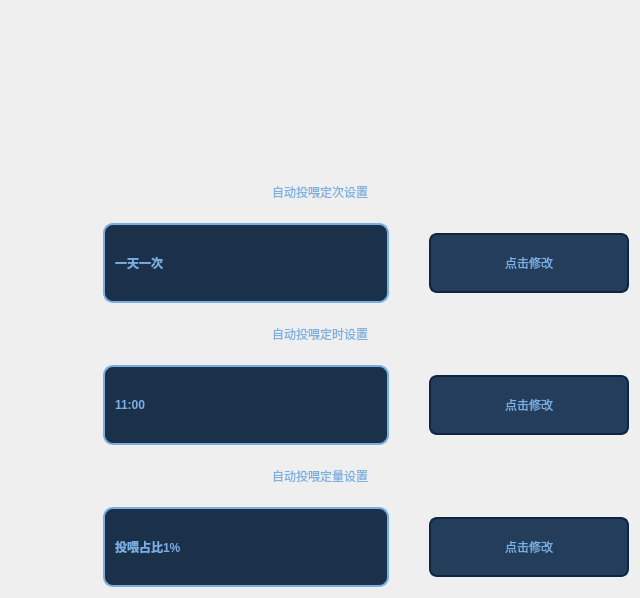
                         <widget class="QWidget" name="TWKZrightWidget" native="true">
                          <layout class="QVBoxLayout" name="verticalLayout_16">
                           <item>
                            <widget class="QWidget" name="widget_7" native="true">
                             <property name="minimumSize">
                              <size>
                               <width>0</width>
                               <height>150</height>
                              </size>
                             </property>
                             <property name="maximumSize">
                              <size>
                               <width>16777215</width>
                               <height>150</height>
                              </size>
                             </property>
                             <layout class="QHBoxLayout" name="horizontalLayout_16">
                              <property name="spacing">
                               <number>0</number>
                              </property>
                              <property name="leftMargin">
                               <number>0</number>
                              </property>
                              <property name="topMargin">
                               <number>30</number>
                              </property>
                              <property name="rightMargin">
                               <number>0</number>
                              </property>
                              <property name="bottomMargin">
                               <number>0</number>
                              </property>
                              <item>
                               <spacer name="horizontalSpacer_30">
                                <property name="orientation">
                                 <enum>Qt::Horizontal</enum>
                                </property>
                                <property name="sizeHint" stdset="0">
                                 <size>
                                  <width>159</width>
                                  <height>20</height>
                                 </size>
                                </property>
                               </spacer>
                              </item>
                              <item>
                               <widget class="SlideButtonLib" name="btn_FeedingAuto" native="true">
                                <property name="minimumSize">
                                 <size>
                                  <width>300</width>
                                  <height>100</height>
                                 </size>
                                </property>
                                <property name="maximumSize">
                                 <size>
                                  <width>300</width>
                                  <height>100</height>
                                 </size>
                                </property>
                                <property name="styleSheet">
                                 <string notr="true">#btn_FeedingAuto
{
color: rgb(122, 175, 227);
font-weight:bold;
}</string>
                                </property>
                               </widget>
                              </item>
                              <item>
                               <spacer name="horizontalSpacer_29">
                                <property name="orientation">
                                 <enum>Qt::Horizontal</enum>
                                </property>
                                <property name="sizeHint" stdset="0">
                                 <size>
                                  <width>159</width>
                                  <height>20</height>
                                 </size>
                                </property>
                               </spacer>
                              </item>
                             </layout>
                            </widget>
                           </item>
                           <item>
                            <widget class="QLabel" name="label_18">
                             <property name="minimumSize">
                              <size>
                               <width>0</width>
                               <height>50</height>
                              </size>
                             </property>
                             <property name="styleSheet">
                              <string notr="true">font: 18pt &quot;楷体&quot;;
color: rgb(122, 175, 227);</string>
                             </property>
                             <property name="text">
                              <string>自动投喂定次设置</string>
                             </property>
                             <property name="alignment">
                              <set>Qt::AlignCenter</set>
                             </property>
                            </widget>
                           </item>
                           <item>
                            <widget class="QWidget" name="widget_27" native="true">
                             <layout class="QHBoxLayout" name="horizontalLayout_39">
                              <property name="spacing">
                               <number>0</number>
                              </property>
                              <property name="leftMargin">
                               <number>0</number>
                              </property>
                              <property name="topMargin">
                               <number>0</number>
                              </property>
                              <property name="rightMargin">
                               <number>0</number>
                              </property>
                              <property name="bottomMargin">
                               <number>0</number>
                              </property>
                              <item>
                               <spacer name="horizontalSpacer_67">
                                <property name="orientation">
                                 <enum>Qt::Horizontal</enum>
                                </property>
                                <property name="sizeHint" stdset="0">
                                 <size>
                                  <width>40</width>
                                  <height>20</height>
                                 </size>
                                </property>
                               </spacer>
                              </item>
                              <item>
                               <widget class="QComboBox" name="feedingNumBox">
                                <property name="minimumSize">
                                 <size>
                                  <width>286</width>
                                  <height>80</height>
                                 </size>
                                </property>
                                <property name="maximumSize">
                                 <size>
                                  <width>500</width>
                                  <height>80</height>
                                 </size>
                                </property>
                                <property name="layoutDirection">
                                 <enum>Qt::LeftToRight</enum>
                                </property>
                                <property name="styleSheet">
                                 <string notr="true">/*QCombobox主体*/
QComboBox {
	font: 30pt &quot;楷体&quot;;
	font-weight:bold;
	color: rgb(122, 175, 227);
    border: 2px solid rgb(122,175,227);/*设置线宽*/
	background-color: rgb(27, 49, 73);/*背景颜色*/
    border-radius: 10px;/*圆角*/
    padding: 1px 2px 1px 2px;  /*针对于组合框中的文本内容*/
	text-align:bottom;
    min-width: 9em;   /*# 组合框的最小宽度*/
    /*min-height: 5em;*/
	border-style:solid;/*边框为实线型*/
	border-width:2px;/*边框宽度*/
	border-color:rgb(122,175,227);/*边框颜色*/
	padding-left: 10px;/*左侧边距*/
}
/*QCombobox右侧按钮*/
QComboBox::drop-down {
    subcontrol-origin: padding;
    subcontrol-position: top right;/*放于右方顶部*/
    width: 50px;/*设置按钮范围宽度*/
    border-top-right-radius: 3px;/*设置边框圆角*/
    border-bottom-right-radius: 3px;
/*padding-right: 50px;*/
}
/*QCombobox右侧按钮的箭头图标*/
QComboBox::down-arrow {
	border-image: url(:/ptr/downJT.png);/*自定义图片填充*/
	width: 18px;/*设置该图标的宽高*/
	height: 18px;
}
/*QCombobox右侧按钮的箭头图标*/
QComboBox::down-arrow::on {
	border-image: url(:/ptr/upJT.png);/*自定义图片填充*/
	width: 18px;/*设置该图标的宽高*/
	height: 18px;
}


/* 下拉后，整个下拉窗体样式 */
QComboBox QAbstractItemView {
	font: 13pt &quot;楷体&quot;;
    border: 2px solid rgb(202, 221, 245);/*边框宽度、线形、颜色*/
	/*背景颜色*/
	background-color: rgba(36, 61, 91,0.8);
    border-radius: 10px;/*圆角*/
    padding: 1px 2px 1px 2px;  /*针对于组合框中的文本内容*/
    min-width: 12em;   /*# 组合框的最小宽度*/
}

/* 下拉后，整个下拉窗体每项的样式 */
QComboBox QAbstractItemView::item {
	font: 13pt &quot;楷体&quot;;
	color: rgb(122, 175, 227);
	border-radius: 10px;/*圆角*/
    height: 30px;   /* 项的高度（设置pComboBox-&gt;setView(new QListView());后，该项才起作用） */
	background-color: rgba(36, 61, 91,0.3);

}

/*以下部分不知为何不生效，有待调试*/
/* 下拉后，整个下拉窗体越过每项的样式 */
QComboBox QAbstractItemView::item:hover {
    color: #FFFFF0;
	font: 13pt &quot;楷体&quot;;
	color: rgb(122, 175, 227);
       /* 整个下拉窗体越过每项的背景色 */
	background-color: rgb(98, 0, 255);
}

/* 下拉后，整个下拉窗体被选择的每项的样式 */
QComboBox QAbstractItemView::item:selected {
    color: #FFFFF0;
	font: 13pt &quot;楷体&quot;;
	color: rgb(122, 175, 227);
	background-color: rgb(0, 85, 200);
}
</string>
                                </property>
                                <property name="insertPolicy">
                                 <enum>QComboBox::InsertAtBottom</enum>
                                </property>
                                <property name="sizeAdjustPolicy">
                                 <enum>QComboBox::AdjustToContentsOnFirstShow</enum>
                                </property>
                                <property name="duplicatesEnabled">
                                 <bool>false</bool>
                                </property>
                                <item>
                                 <property name="text">
                                  <string>一天一次</string>
                                 </property>
                                </item>
                                <item>
                                 <property name="text">
                                  <string>一天两次</string>
                                 </property>
                                </item>
                                <item>
                                 <property name="text">
                                  <string>两天一次</string>
                                 </property>
                                </item>
                                <item>
                                 <property name="text">
                                  <string>三天两次</string>
                                 </property>
                                </item>
                               </widget>
                              </item>
                              <item>
                               <spacer name="horizontalSpacer_68">
                                <property name="orientation">
                                 <enum>Qt::Horizontal</enum>
                                </property>
                                <property name="sizeType">
                                 <enum>QSizePolicy::Minimum</enum>
                                </property>
                                <property name="sizeHint" stdset="0">
                                 <size>
                                  <width>40</width>
                                  <height>20</height>
                                 </size>
                                </property>
                               </spacer>
                              </item>
                              <item>
                               <widget class="QPushButton" name="feedingNumBox_btn">
                                <property name="minimumSize">
                                 <size>
                                  <width>200</width>
                                  <height>60</height>
                                 </size>
                                </property>
                                <property name="maximumSize">
                                 <size>
                                  <width>200</width>
                                  <height>16777215</height>
                                 </size>
                                </property>
                                <property name="styleSheet">
                                 <string notr="true">QPushButton
{
background-color: rgb(36,61,91);
color: rgb(122, 175, 227);
font: 14pt &quot;楷体&quot;;
border-radius:8px;
border:2px solid rgb(13,39,67);
}
QPushButton:hover
{
border:2px solid rgb(122, 175, 227);
font: 16pt &quot;楷体&quot;;
}</string>
                                </property>
                                <property name="text">
                                 <string>点击修改</string>
                                </property>
                               </widget>
                              </item>
                             </layout>
                            </widget>
                           </item>
                           <item>
                            <widget class="QLabel" name="label_16">
                             <property name="minimumSize">
                              <size>
                               <width>0</width>
                               <height>50</height>
                              </size>
                             </property>
                             <property name="styleSheet">
                              <string notr="true">font: 18pt &quot;楷体&quot;;
color: rgb(122, 175, 227);</string>
                             </property>
                             <property name="text">
                              <string>自动投喂定时设置</string>
                             </property>
                             <property name="alignment">
                              <set>Qt::AlignCenter</set>
                             </property>
                            </widget>
                           </item>
                           <item>
                            <widget class="QWidget" name="widget_26" native="true">
                             <layout class="QHBoxLayout" name="horizontalLayout_38">
                              <property name="spacing">
                               <number>0</number>
                              </property>
                              <property name="leftMargin">
                               <number>0</number>
                              </property>
                              <property name="topMargin">
                               <number>0</number>
                              </property>
                              <property name="rightMargin">
                               <number>0</number>
                              </property>
                              <property name="bottomMargin">
                               <number>0</number>
                              </property>
                              <item>
                               <spacer name="horizontalSpacer_65">
                                <property name="orientation">
                                 <enum>Qt::Horizontal</enum>
                                </property>
                                <property name="sizeHint" stdset="0">
                                 <size>
                                  <width>40</width>
                                  <height>20</height>
                                 </size>
                                </property>
                               </spacer>
                              </item>
                              <item>
                               <widget class="QComboBox" name="feedingTimeBox">
                                <property name="minimumSize">
                                 <size>
                                  <width>286</width>
                                  <height>80</height>
                                 </size>
                                </property>
                                <property name="maximumSize">
                                 <size>
                                  <width>500</width>
                                  <height>80</height>
                                 </size>
                                </property>
                                <property name="layoutDirection">
                                 <enum>Qt::LeftToRight</enum>
                                </property>
                                <property name="styleSheet">
                                 <string notr="true">/*QCombobox主体*/
QComboBox {
	font: 30pt &quot;楷体&quot;;
	font-weight:bold;
	color: rgb(122, 175, 227);
    border: 2px solid rgb(122,175,227);/*设置线宽*/
	background-color: rgb(27, 49, 73);/*背景颜色*/
    border-radius: 10px;/*圆角*/
    padding: 1px 2px 1px 2px;  /*针对于组合框中的文本内容*/
	text-align:bottom;
    min-width: 9em;   /*# 组合框的最小宽度*/
    /*min-height: 5em;*/
	border-style:solid;/*边框为实线型*/
	border-width:2px;/*边框宽度*/
	border-color:rgb(122,175,227);/*边框颜色*/
	padding-left: 10px;/*左侧边距*/
}
/*QCombobox右侧按钮*/
QComboBox::drop-down {
    subcontrol-origin: padding;
    subcontrol-position: top right;/*放于右方顶部*/
    width: 50px;/*设置按钮范围宽度*/
    border-top-right-radius: 3px;/*设置边框圆角*/
    border-bottom-right-radius: 3px;
/*padding-right: 50px;*/
}
/*QCombobox右侧按钮的箭头图标*/
QComboBox::down-arrow {
	border-image: url(:/ptr/downJT.png);/*自定义图片填充*/
	width: 18px;/*设置该图标的宽高*/
	height: 18px;
}
/*QCombobox右侧按钮的箭头图标*/
QComboBox::down-arrow::on {
	border-image: url(:/ptr/upJT.png);/*自定义图片填充*/
	width: 18px;/*设置该图标的宽高*/
	height: 18px;
}


/* 下拉后，整个下拉窗体样式 */
QComboBox QAbstractItemView {
	font: 13pt &quot;楷体&quot;;
    border: 2px solid rgb(202, 221, 245);/*边框宽度、线形、颜色*/
	/*背景颜色*/
	background-color: rgba(36, 61, 91,0.8);
    border-radius: 10px;/*圆角*/
    padding: 1px 2px 1px 2px;  /*针对于组合框中的文本内容*/
    min-width: 12em;   /*# 组合框的最小宽度*/
}

/* 下拉后，整个下拉窗体每项的样式 */
QComboBox QAbstractItemView::item {
	font: 13pt &quot;楷体&quot;;
	color: rgb(122, 175, 227);
	border-radius: 10px;/*圆角*/
    height: 30px;   /* 项的高度（设置pComboBox-&gt;setView(new QListView());后，该项才起作用） */
	background-color: rgba(36, 61, 91,0.3);

}

/*以下部分不知为何不生效，有待调试*/
/* 下拉后，整个下拉窗体越过每项的样式 */
QComboBox QAbstractItemView::item:hover {
    color: #FFFFF0;
	font: 13pt &quot;楷体&quot;;
	color: rgb(122, 175, 227);
       /* 整个下拉窗体越过每项的背景色 */
	background-color: rgb(98, 0, 255);
}

/* 下拉后，整个下拉窗体被选择的每项的样式 */
QComboBox QAbstractItemView::item:selected {
    color: #FFFFF0;
	font: 13pt &quot;楷体&quot;;
	color: rgb(122, 175, 227);
	background-color: rgb(0, 85, 200);
}
</string>
                                </property>
                                <property name="insertPolicy">
                                 <enum>QComboBox::InsertAtBottom</enum>
                                </property>
                                <property name="sizeAdjustPolicy">
                                 <enum>QComboBox::AdjustToContentsOnFirstShow</enum>
                                </property>
                                <property name="duplicatesEnabled">
                                 <bool>false</bool>
                                </property>
                                <item>
                                 <property name="text">
                                  <string>11:00</string>
                                 </property>
                                </item>
                                <item>
                                 <property name="text">
                                  <string>02:00</string>
                                 </property>
                                </item>
                                <item>
                                 <property name="text">
                                  <string>09:00,16:00</string>
                                 </property>
                                </item>
                                <item>
                                 <property name="text">
                                  <string>08:00,17:00</string>
                                 </property>
                                </item>
                               </widget>
                              </item>
                              <item>
                               <spacer name="horizontalSpacer_66">
                                <property name="orientation">
                                 <enum>Qt::Horizontal</enum>
                                </property>
                                <property name="sizeType">
                                 <enum>QSizePolicy::Minimum</enum>
                                </property>
                                <property name="sizeHint" stdset="0">
                                 <size>
                                  <width>40</width>
                                  <height>20</height>
                                 </size>
                                </property>
                               </spacer>
                              </item>
                              <item>
                               <widget class="QPushButton" name="feedingTimeBox_btn">
                                <property name="minimumSize">
                                 <size>
                                  <width>200</width>
                                  <height>60</height>
                                 </size>
                                </property>
                                <property name="maximumSize">
                                 <size>
                                  <width>200</width>
                                  <height>16777215</height>
                                 </size>
                                </property>
                                <property name="styleSheet">
                                 <string notr="true">QPushButton
{
background-color: rgb(36,61,91);
color: rgb(122, 175, 227);
font: 14pt &quot;楷体&quot;;
border-radius:8px;
border:2px solid rgb(13,39,67);
}
QPushButton:hover
{
border:2px solid rgb(122, 175, 227);
font: 16pt &quot;楷体&quot;;
}</string>
                                </property>
                                <property name="text">
                                 <string>点击修改</string>
                                </property>
                               </widget>
                              </item>
                             </layout>
                            </widget>
                           </item>
                           <item>
                            <widget class="QLabel" name="label_17">
                             <property name="minimumSize">
                              <size>
                               <width>0</width>
                               <height>50</height>
                              </size>
                             </property>
                             <property name="styleSheet">
                              <string notr="true">font: 18pt &quot;楷体&quot;;
color: rgb(122, 175, 227);</string>
                             </property>
                             <property name="text">
                              <string>自动投喂定量设置</string>
                             </property>
                             <property name="alignment">
                              <set>Qt::AlignCenter</set>
                             </property>
                            </widget>
                           </item>
                           <item>
                            <widget class="QWidget" name="widget_25" native="true">
                             <layout class="QHBoxLayout" name="horizontalLayout_37">
                              <property name="spacing">
                               <number>0</number>
                              </property>
                              <property name="leftMargin">
                               <number>0</number>
                              </property>
                              <property name="topMargin">
                               <number>0</number>
                              </property>
                              <property name="rightMargin">
                               <number>0</number>
                              </property>
                              <property name="bottomMargin">
                               <number>0</number>
                              </property>
                              <item>
                               <spacer name="horizontalSpacer_63">
                                <property name="orientation">
                                 <enum>Qt::Horizontal</enum>
                                </property>
                                <property name="sizeHint" stdset="0">
                                 <size>
                                  <width>40</width>
                                  <height>20</height>
                                 </size>
                                </property>
                               </spacer>
                              </item>
                              <item>
                               <widget class="QComboBox" name="feedingCountBox">
                                <property name="minimumSize">
                                 <size>
                                  <width>286</width>
                                  <height>80</height>
                                 </size>
                                </property>
                                <property name="maximumSize">
                                 <size>
                                  <width>500</width>
                                  <height>80</height>
                                 </size>
                                </property>
                                <property name="layoutDirection">
                                 <enum>Qt::LeftToRight</enum>
                                </property>
                                <property name="styleSheet">
                                 <string notr="true">/*QCombobox主体*/
QComboBox {
	font: 30pt &quot;楷体&quot;;
	font-weight:bold;
	color: rgb(122, 175, 227);
    border: 2px solid rgb(122,175,227);/*设置线宽*/
	background-color: rgb(27, 49, 73);/*背景颜色*/
    border-radius: 10px;/*圆角*/
    padding: 1px 2px 1px 2px;  /*针对于组合框中的文本内容*/
	text-align:bottom;
    min-width: 9em;   /*# 组合框的最小宽度*/
    /*min-height: 5em;*/
	border-style:solid;/*边框为实线型*/
	border-width:2px;/*边框宽度*/
	border-color:rgb(122,175,227);/*边框颜色*/
	padding-left: 10px;/*左侧边距*/
}
/*QCombobox右侧按钮*/
QComboBox::drop-down {
    subcontrol-origin: padding;
    subcontrol-position: top right;/*放于右方顶部*/
    width: 50px;/*设置按钮范围宽度*/
    border-top-right-radius: 3px;/*设置边框圆角*/
    border-bottom-right-radius: 3px;
/*padding-right: 50px;*/
}
/*QCombobox右侧按钮的箭头图标*/
QComboBox::down-arrow {
	border-image: url(:/ptr/downJT.png);/*自定义图片填充*/
	width: 18px;/*设置该图标的宽高*/
	height: 18px;
}
/*QCombobox右侧按钮的箭头图标*/
QComboBox::down-arrow::on {
	border-image: url(:/ptr/upJT.png);/*自定义图片填充*/
	width: 18px;/*设置该图标的宽高*/
	height: 18px;
}


/* 下拉后，整个下拉窗体样式 */
QComboBox QAbstractItemView {
	font: 13pt &quot;楷体&quot;;
    border: 2px solid rgb(202, 221, 245);/*边框宽度、线形、颜色*/
	/*背景颜色*/
	background-color: rgba(36, 61, 91,0.8);
    border-radius: 10px;/*圆角*/
    padding: 1px 2px 1px 2px;  /*针对于组合框中的文本内容*/
    min-width: 12em;   /*# 组合框的最小宽度*/
}

/* 下拉后，整个下拉窗体每项的样式 */
QComboBox QAbstractItemView::item {
	font: 13pt &quot;楷体&quot;;
	color: rgb(122, 175, 227);
	border-radius: 10px;/*圆角*/
    height: 30px;   /* 项的高度（设置pComboBox-&gt;setView(new QListView());后，该项才起作用） */
	background-color: rgba(36, 61, 91,0.3);

}

/*以下部分不知为何不生效，有待调试*/
/* 下拉后，整个下拉窗体越过每项的样式 */
QComboBox QAbstractItemView::item:hover {
    color: #FFFFF0;
	font: 13pt &quot;楷体&quot;;
	color: rgb(122, 175, 227);
       /* 整个下拉窗体越过每项的背景色 */
	background-color: rgb(98, 0, 255);
}

/* 下拉后，整个下拉窗体被选择的每项的样式 */
QComboBox QAbstractItemView::item:selected {
    color: #FFFFF0;
	font: 13pt &quot;楷体&quot;;
	color: rgb(122, 175, 227);
	background-color: rgb(0, 85, 200);
}
</string>
                                </property>
                                <property name="insertPolicy">
                                 <enum>QComboBox::InsertAtBottom</enum>
                                </property>
                                <property name="sizeAdjustPolicy">
                                 <enum>QComboBox::AdjustToContentsOnFirstShow</enum>
                                </property>
                                <property name="duplicatesEnabled">
                                 <bool>false</bool>
                                </property>
                                <item>
                                 <property name="text">
                                  <string>投喂占比1%</string>
                                 </property>
                                </item>
                                <item>
                                 <property name="text">
                                  <string>投喂占比2%</string>
                                 </property>
                                </item>
                                <item>
                                 <property name="text">
                                  <string>投喂占比2.5%</string>
                                 </property>
                                </item>
                                <item>
                                 <property name="text">
                                  <string>投喂占比3%</string>
                                 </property>
                                </item>
                               </widget>
                              </item>
                              <item>
                               <spacer name="horizontalSpacer_64">
                                <property name="orientation">
                                 <enum>Qt::Horizontal</enum>
                                </property>
                                <property name="sizeType">
                                 <enum>QSizePolicy::Minimum</enum>
                                </property>
                                <property name="sizeHint" stdset="0">
                                 <size>
                                  <width>40</width>
                                  <height>20</height>
                                 </size>
                                </property>
                               </spacer>
                              </item>
                              <item>
                               <widget class="QPushButton" name="feedingCountBox_btn">
                                <property name="minimumSize">
                                 <size>
                                  <width>200</width>
                                  <height>60</height>
                                 </size>
                                </property>
                                <property name="maximumSize">
                                 <size>
                                  <width>200</width>
                                  <height>16777215</height>
                                 </size>
                                </property>
                                <property name="styleSheet">
                                 <string notr="true">QPushButton
{
background-color: rgb(36,61,91);
color: rgb(122, 175, 227);
font: 14pt &quot;楷体&quot;;
border-radius:8px;
border:2px solid rgb(13,39,67);
}
QPushButton:hover
{
border:2px solid rgb(122, 175, 227);
font: 16pt &quot;楷体&quot;;
}</string>
                                </property>
                                <property name="text">
                                 <string>点击修改</string>
                                </property>
                               </widget>
                              </item>
                             </layout>
                            </widget>
                           </item>
                          </layout>
                         </widget>
